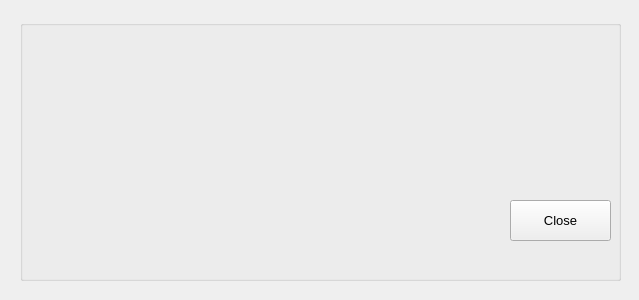
<?xml version="1.0" encoding="UTF-8"?>
<ui version="4.0">
 <class>AboutWindow</class>
 <widget class="QWidget" name="AboutWindow">
  <property name="geometry">
   <rect>
    <x>0</x>
    <y>0</y>
    <width>639</width>
    <height>300</height>
   </rect>
  </property>
  <property name="windowTitle">
   <string>AboutAddress</string>
  </property>
  <widget class="QGroupBox" name="about_group_box">
   <property name="geometry">
    <rect>
     <x>20</x>
     <y>20</y>
     <width>601</width>
     <height>261</height>
    </rect>
   </property>
   <property name="title">
    <string/>
   </property>
   <widget class="QLabel" name="about_name_email_phone_label">
    <property name="geometry">
     <rect>
      <x>30</x>
      <y>80</y>
      <width>541</width>
      <height>41</height>
     </rect>
    </property>
    <property name="text">
     <string/>
    </property>
   </widget>
   <widget class="QPushButton" name="about_close_push_button">
    <property name="geometry">
     <rect>
      <x>490</x>
      <y>180</y>
      <width>101</width>
      <height>41</height>
     </rect>
    </property>
    <property name="font">
     <font>
      <pointsize>10</pointsize>
     </font>
    </property>
    <property name="text">
     <string>Close</string>
    </property>
   </widget>
  </widget>
 </widget>
 <resources/>
 <connections/>
</ui>
